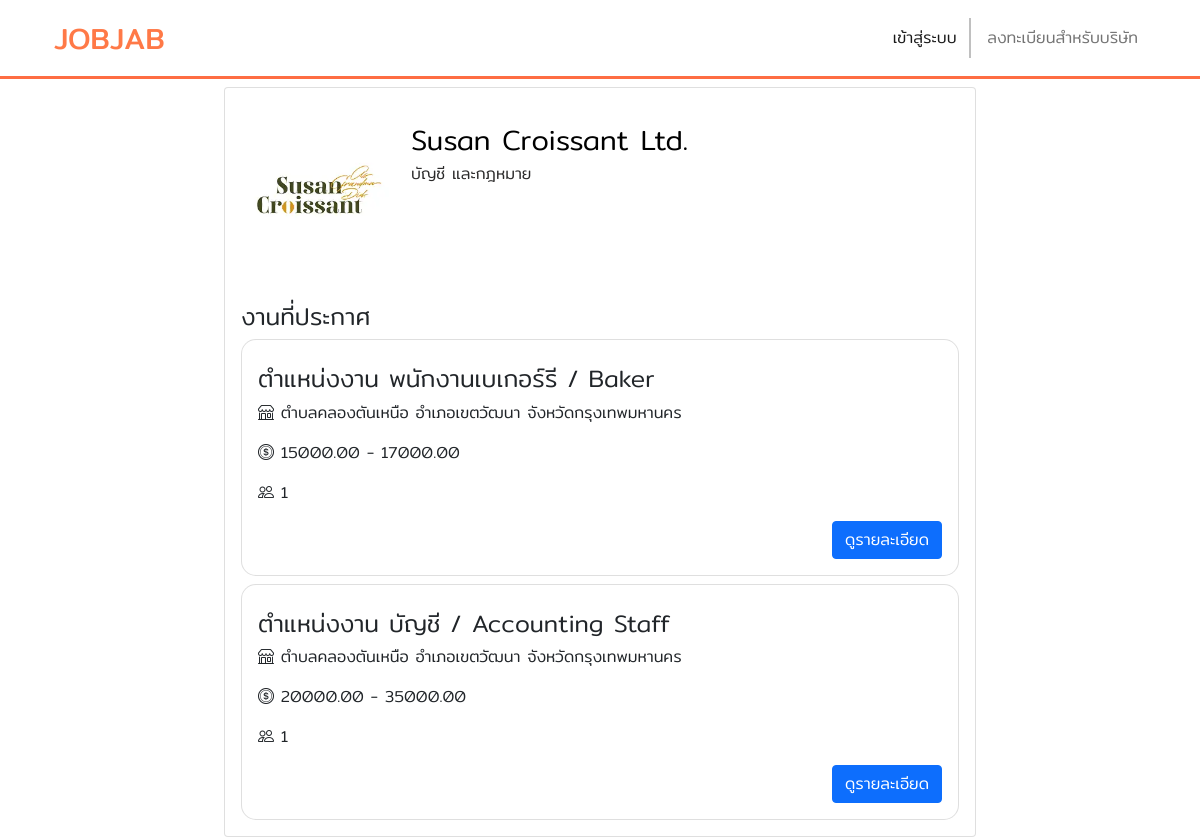
The app's page /admin/profile_c.php?id=20 with its own data.
### tables this page shows
CREATE TABLE `users` (
  `id` int(11) NOT NULL,
  `username` varchar(255) NOT NULL,
  `email` varchar(255) NOT NULL,
  `password` varchar(255) NOT NULL,
  `cpassword` varchar(255) NOT NULL,
  `role` enum('user','admin') DEFAULT 'user',
  `address` varchar(255) NOT NULL,
  `number` text NOT NULL,
  `img` varchar(255) NOT NULL,
  `type_id` int(11) NOT NULL,
  `provinces_id` int(11) NOT NULL,
  `amphures_id` int(11) NOT NULL,
  `tambon_id` int(11) NOT NULL,
  `zip_code` int(11) NOT NULL,
  `post_id` int(11) DEFAULT NULL
);

CREATE TABLE `type` (
  `type_id` int(11) NOT NULL,
  `type_name` varchar(255) NOT NULL
);

CREATE TABLE `job_posts` (
  `post_id` int(11) NOT NULL,
  `position` varchar(255) NOT NULL,
  `type_id` int(11) NOT NULL,
  `provinces_id` int(11) NOT NULL,
  `amphures_id` int(11) NOT NULL,
  `tambon_id` int(11) NOT NULL,
  `zip_code` int(11) NOT NULL,
  `salary_from` decimal(10,2) NOT NULL,
  `salary_to` decimal(10,2) NOT NULL,
  `job_details` text NOT NULL,
  `qualifications` text NOT NULL,
  `application_method` text NOT NULL,
  `benefits` text NOT NULL,
  `user_id` int(11) NOT NULL,
  `people` int(111) NOT NULL
);

CREATE TABLE `thai_tambons` (
  `tambon_id` int(11) NOT NULL,
  `zip_code` int(11) NOT NULL,
  `tambon_name` varchar(150) NOT NULL,
  `amphures_id` int(11) NOT NULL
);

CREATE TABLE `thai_amphures` (
  `amphures_id` int(11) NOT NULL,
  `amphures_name` varchar(150) NOT NULL,
  `province_id` int(11) NOT NULL
);

CREATE TABLE `thai_provinces` (
  `provinces_id` int(11) NOT NULL,
  `provinces_name` varchar(150) NOT NULL
);

### admin/profile_c.php (the view, shortened to what this page needs)
<?php
include '../control/index.php';
include '../view/navbar.php';
require_once '../config/db.php';
if (isset($_GET['id'])) {
    $user_id = $_GET['id'];
    $user_sql = "SELECT users.*, type.type_name
                 FROM users
                 JOIN type ON users.type_id = type.type_id
                 WHERE users.id = ?";
    $user_stmt = $conn->prepare($user_sql);
    $user_stmt->bind_param("i", $user_id);
    $user_stmt->execute();
    $user_result = $user_stmt->get_result();
    if ($user_result !== false) {
        $user_row = $user_result->fetch_assoc();
        ?>
        <div class="container col-md-8 mx-auto mt-2">
            <div class="card">
                <div class="card-body">
                    <div class="row">
                        <div class="card-body">
                            <div class="d-flex text-black">
                                <div class="flex-shrink-0">
                                    <img src="<?= isset($user_row['img']) ? '../img/' . $user_row['img'] : '../img/default.png' ?>"
                                        alt="Generic placeholder image" class="img-fluid"
                                        style="width: 150px; border-radius: 10px;">
                                </div>
                                <div class="flex-grow-1 ms-3 mt-1">
                                    <h3 class="mb-1"><?php echo $user_row['username']; ?></h3>
                                    <p class="mb-2 pb-1" style="color: #2b2a2a;"><?php echo $user_row['type_name']; ?></p>
                                </div>
                            </div>
                        </div>
                    </div>
                    <h4 class="mt-3">งานที่ประกาศ</h4>
                    <?php
                    $job_sql = "SELECT job_posts.*, type.type_name, thai_tambons.tambon_name, thai_amphures.amphures_name, thai_provinces.provinces_name
                                FROM job_posts
                                JOIN type ON job_posts.type_id = type.type_id
                                JOIN thai_tambons ON job_posts.tambon_id = thai_tambons.tambon_id
                                JOIN thai_amphures ON job_posts.amphures_id = thai_amphures.amphures_id
                                JOIN thai_provinces ON job_posts.provinces_id = thai_provinces.provinces_id
                                WHERE job_posts.user_id = ?";
                    $job_stmt = $conn->prepare($job_sql);
                    $job_stmt->bind_param("i", $user_id);
                    $job_stmt->execute();
                    $job_result = $job_stmt->get_result();
                    if ($job_result !== false && $job_result->num_rows > 0) {
                        while ($job_row = $job_result->fetch_assoc()) {
                            ?>
                            <div class="card mt-2" style="border-radius: 15px;">
                                <div class="card-body">
                                    <div class="d-flex justify-content-between align-items-center">
                                        <h4 class="card-title mb-0 py-2">ตำแหน่งงาน <?php echo $job_row['position']; ?></h4>
                                    </div>
                                    <div class="row g-0">
                                        <p class="col-sm-6 col-md-12"><i class="bi bi-shop"></i> ตำบล<?php echo $job_row['tambon_name']; ?>
                                            อำเภอ<?php echo $job_row['amphures_name']; ?> จังหวัด<?php echo $job_row['provinces_name']; ?></p>
                                        <p class="col-6 col-md-12"><i class="bi bi-coin"></i> <?php echo $job_row['salary_from']; ?> -
                                            <?php echo $job_row['salary_to']; ?></p>
                                        <p class="col-6 col-md-12"><i class="bi bi-people"></i> <?php echo $job_row['people']; ?></p>
                                    </div>
                                    <div class="d-grid gap-2 d-md-flex justify-content-md-end">
                                        <a href="post.php?id=<?php echo $job_row['post_id']; ?>" class="btn btn-primary" type="button">ดูรายละเอียด</a>
                                    </div>
                                </div>
                            </div>
                            <?php
                        }
                    } else {
                        echo '<p>ไม่มีงานที่ประกาศ</p>';
                    }
                    ?>
                </div>
            </div>
        </div>
        <?php
    } else {
        echo "Error fetching user data: " . $user_stmt->error;
    }
} else {
    echo "ไม่ได้ระบุ ID ของผู้ใช้";
}
?>

### control/index.php (shortened to what this page needs)
<!DOCTYPE html>
<html lang="en">
<head>
    <link href="https://cdn.jsdelivr.net/npm/bootstrap@5.3.0-alpha1/dist/css/bootstrap.min.css" rel="stylesheet"
>
    <link href="https://cdn.jsdelivr.net/npm/bootstrap-icons@1.10.0/font/bootstrap-icons.css" rel="stylesheet">
    <link href="https://cdn.jsdelivr.net/npm/bootstrap@5.0.2/dist/css/bootstrap.min.css" rel="stylesheet"
>
</head>
<body>
</body>
</html>

### view/navbar.php (shortened to what this page needs)
<?php
include '../control/index.php';
?>
<nav class="navbar navbar-expand-lg navbar-light navbar-underline">
    <div class="container d-flex justify-content-between">
        <a class="navbar-brand mx-auto" href="">
            <img src="../img/JOB.png" alt="" width="110" height="50">
        </a>
        <div class="collapse navbar-collapse" id="navbarSupportedContent">
            <ul class="navbar-nav ms-auto mb-2 mb-lg-0">
                <?php if(isset($_SESSION['user'])): ?>
                    <li class="nav-item">
                        <a class="nav-link" href="../config/logout.php">ออกจากระบบ</a>
                    </li>
                <?php else: ?>
                    <li class="nav-item line">
                        <a class="nav-link active" aria-current="page"  href="../view/login.php">เข้าสู่ระบบ</a>
                    </li>
                    <li class="nav-item">
                        <a class="nav-link" href="../view/register.php">ลงทะเบียนสำหรับบริษัท</a>
                    </li>
                <?php endif; ?>
            </ul>
        </div>
    </div>
</nav>

### control/index.php (style rules this page uses)
.navbar-brand { color: #FE6D43; }
.nav-item { position: relative; }
.nav-item::after { content: ''; position: absolute; width: 100%; height: 2px; background-color: transparent; bottom: 0; left: 0; transition: background-color 0.3s ease; }
body { font-family: 'Mitr', sans-serif; }
.navbar-underline { border-bottom: 3px solid #FE6D43; }
.line { float: left; border-right: 2px solid Silver; padding-right: 0.3rem; margin-right: 0.5rem; }
.card { overflow: hidden; }
.card img { width: 100%; height: auto; object-fit: cover; }

### records on screen
users: img (picture), username "Susan Croissant Ltd.", type.type_name "บัญชี และกฎหมาย"
job_posts: position "พนักงานเบเกอร์รี / Baker", tambon.tambon_name "คลองตันเหนือ", amphures.amphures_name "เขตวัฒนา", provinces.provinces_name "กรุงเทพมหานคร", salary_from "15000.00", salary_to "17000.00", people "1"
job_posts: position "บัญชี / Accounting Staff", tambon.tambon_name "คลองตันเหนือ", amphures.amphures_name "เขตวัฒนา", provinces.provinces_name "กรุงเทพมหานคร", salary_from "20000.00", salary_to "35000.00", people "1"
